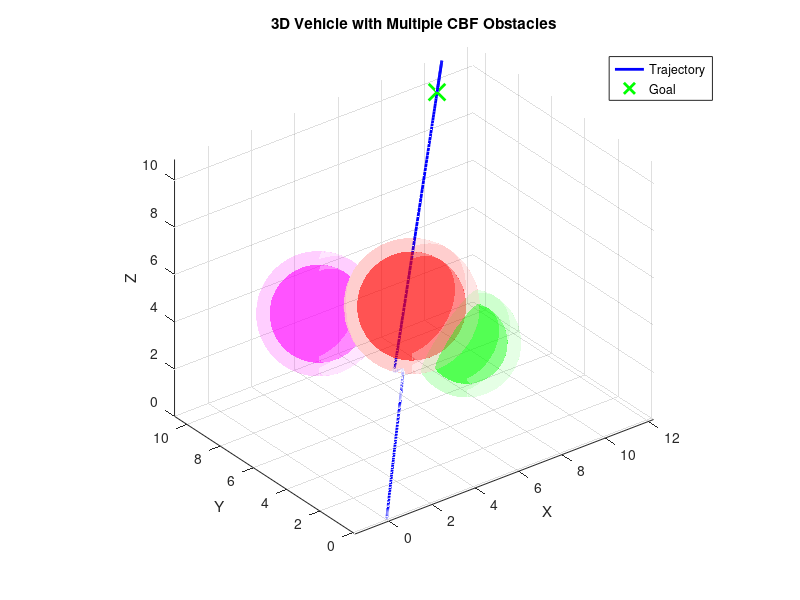

Here is the MATLAB script that generated this plot:
clc; clear; close all;

%% Simulation parameters
dt = 0.02;
T  = 20;

%% Goal
goal = [10;10;10];

%% Obstacles
obs = [ 4.99  5.00  5.00;
        6.00  3.00  4.00;
        3.00  8.00  4.00 ]';

r_obs = [2; 1.5; 1.8];

safety_margin = 0.5;
r_safe = r_obs + safety_margin;

nObs = size(obs,2);

%% Control Barrier Function gains
k0 = 3;
k1 = 3;

%% Initial state
x = [0;0;0;0;0;0];

traj = x;

%% Simulation loop
for t = 0:dt:T

    p = x(1:3);
    v = x(4:6);

    %% Nominal controller
    kp = 3;
    kd = 2;

    u_nom = kp*(goal - p) - kd*v;

    %% Build constraints for all obstacles
    A_all = [];
    b_all = [];

    for i = 1:nObs

        obs_i = obs(:,i);

        h     = r_safe(i)^2 - (p-obs_i)'*(p-obs_i);
        h_dot = -2*(p-obs_i)'*v;

        L2fh  = -2*(v'*v);
        LgLfh = -2*(p-obs_i)';

        A_i = LgLfh;
        b_i = -L2fh - k1*h_dot - k0*h;

        A_all = [A_all; A_i];
        b_all = [b_all; b_i];
    end

    %% Check if nominal control satisfies all constraints
    if all(A_all*u_nom <= b_all)

        u = u_nom;

    else

        % Sequential projection onto violated constraints
        u = u_nom;

        for i = 1:nObs

            A = A_all(i,:);
            b = b_all(i);

            if A*u > b
                u = u - ((A*u - b)/(A*A'))*A';
            end
        end
    end

    %% Dynamics
    p_dot = v;
    v_dot = u;

    x = x + dt*[p_dot; v_dot];

    traj = [traj x];

    %% Stop near goal
    if norm(p-goal) < 0.1
        break;
    end
end

%% Plot
figure;
hold on;
grid on;
axis equal;

%% Trajectory
plot3(traj(1,:),traj(2,:),traj(3,:), ...
      'b','LineWidth',2);

%% Goal
plot3(goal(1),goal(2),goal(3), ...
      'gx','MarkerSize',12,'LineWidth',2);

%% Draw obstacles
[Xs,Ys,Zs] = sphere(40);

colors = {'r','g','m'};

for i = 1:nObs

    surf(obs(1,i)+r_obs(i)*Xs,...
         obs(2,i)+r_obs(i)*Ys,...
         obs(3,i)+r_obs(i)*Zs,...
         'FaceColor',colors{i},...
         'FaceAlpha',0.4,...
         'EdgeColor','none');

    surf(obs(1,i)+r_safe(i)*Xs,...
         obs(2,i)+r_safe(i)*Ys,...
         obs(3,i)+r_safe(i)*Zs,...
         'FaceColor',colors{i},...
         'FaceAlpha',0.1,...
         'EdgeColor','none');
end

xlabel('X');
ylabel('Y');
zlabel('Z');

title('3D Vehicle with Multiple CBF Obstacles');

legend('Trajectory','Goal');

view(3);
